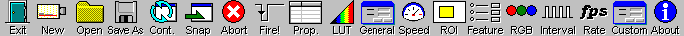
%> input picture calcium-imaging/matlab/HanLabExperimentControl/DCAM/DCAM-SDK (1308)/DCAM-SDK (1308)/dcamsdk/samples/win/ExCap/res/Toolbar.bmp, 684 x 36 px
$ octave --eval "result = logFiltFrameStackRunGpuKernel(imread('../../HanLabExperimentControl/DCAM/DCAM-SDK (1308)/DCAM-SDK (1308)/dcamsdk/samples/win/ExCap/res/Toolbar.bmp'));"   (GNU Octave 9; MATLAB toolbox functions it lacks are replaced by stand-ins)
%> lines starting %> are read from the running program, lines starting %| are printed output that depends on the picture
function Fout = logFiltFrameStackRunGpuKernel(F, sigma, filtSize, padType)
% LOGFILTFRAMESTACK
% Performs Laplacian-Of-Gaussian filtering on assumed gpuArray input (only slightly faster than builtin imgaussfilt, but handles 3D input)
%
% >> Fout = logFiltFrameStack(F, sigma, filtSize, padType)
% >> Fout = logFiltFrameStack(F)
% >> Fout = logFiltFrameStack(F, 1.25)
% >> Fout = logFiltFrameStack(F, 3, 7, 'symmetric')
% >> Fout = logFiltFrameStack(F, 1.5, [], 'symmetric')
% >> Fout = logFiltFrameStack(F, 1.5, [], 'replicate')
% >> Fout = logFiltFrameStack(F, 1.5, [], 'partial-symmetric')
% >> Fout = logFiltFrameStack(F, 1.5, [], 'replace')
% >> Fout = logFiltFrameStack(F, 1.5, [], 'none')


% TODO: NOT YET IMPLEMENTED


if nargin < 4
	padType = [];
	if nargin < 3
		filtSize = []; % 2*ceil(2*SIGMA)+1
		if nargin < 2
			sigma = [];
		end
	end
end
if isempty(sigma)
	sigma = 1.25;
end
if isempty(filtSize)
	filtSize = 2*ceil(2*sigma) + 1;
end
if isempty(padType)
	padType = 'symmetric';
end
% TIMING VS. FILTER SIZE: for 1024*1024*16 frames -> gputimeit returns .004 + .0001*filtSize


[numRows, numCols, numFrames] = size(F);
%> numRows = 36; numCols = 684; numFrames = 1

Hlog = fspecial('log', filtSize, sigma);
[U,S,V] = svd(single(Hlog));
hLog = single(V(:,1)' * sqrt(S(1,1)));
vLog = single(U(:,1) * sqrt(S(1,1)));

switch padType
	case 'symmetric' % 8.9ms
		% SYMMETRIC PADDING
		padSize = (filtSize -1)/2;
		fpadfilt = reshape( ...
			cat(1, flipud(F(1:padSize,:,:)), F, F((end-padSize+1):end,:,:)),...
			numRows+2*padSize, numCols*numFrames);
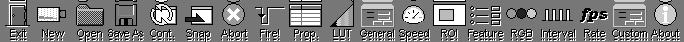
%> fpadfilt: size 42x684 uint8; min 0, max 15, mean 7.41; drawn with min black and max white
		Fout = reshape(...
			conv2(vLog, hLog, ...
			single(cat(2, fpadfilt(:, 1:padSize), fpadfilt, fliplr(fpadfilt(:, (end-padSize+1):end)))),...
			'valid'),...
			numRows, numCols, numFrames);
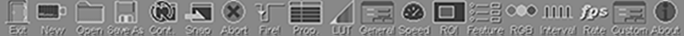
%> Fout: size 36x684 single; min -6.18, max 1.64, mean -2.13; drawn with min black and max white

	case 'replicate' % 10.5ms
		% REPLICATE PADDING
		padSize = (filtSize -1)/2;
		topPad = F(1,:,:);
		botPad = F(end,:,:);
		fpadfilt = cat(1,...
			repmat(topPad(:)',padSize,1),...
			reshape(F, numRows, numCols*numFrames),...
			repmat(botPad(:)',padSize,1));
		leftPad = fpadfilt(:,1);
		rightPad = fpadfilt(:,end);
		Fout = reshape(...
			conv2(vLog, hLog, single(...
			cat(2, repmat(leftPad,1,padSize),  fpadfilt, repmat(rightPad,1,padSize)) ),...
			'valid'),...
			numRows, numCols, numFrames);

	case 'partial-symmetric' % 7.0ms
		% PARTIAL SYMMETRIC PADDING
		padSize = ceil(filtSize/2);
		fpadfilt = single(reshape(cat(1, flipud(F(1:padSize,:,:)), F, F((end-padSize+1):end,:,:)), numRows+2*padSize, numCols*numFrames));
		fpadfilt = conv2(vLog, hLog, fpadfilt,'same');
		Fout = reshape(fpadfilt((padSize+1):(end-padSize),:) , numRows, numCols, numFrames);

	case 'none' % 5.0ms
		% NO PADDING
		Fout = reshape(conv2(vLog,hLog,single(reshape(F,numRows,numCols*numFrames)),'same'), numRows, numCols, numFrames);

	case 'replace' % 6.9ms
		Fout = conv2(vLog,hLog,single(reshape(F,numRows,numCols*numFrames)),'same');
		padSize = floor(filtSize/2);
		Fout(:,1:padSize) = single(F(:, 1:padSize, 1));
		Fout(:, (end-padSize+1):end) = single(F(:,(end-padSize+1):end, end));
		Fout = reshape(Fout , numRows, numCols, numFrames);
		Fout(1:padSize, :, :) = single(F(1:padSize, :, :));
		Fout((end-padSize+1):end, :, :) = single(F((end-padSize+1):end, :, :));

end
